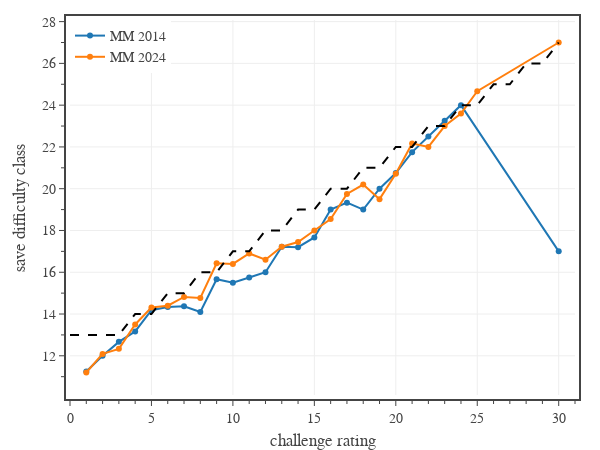

This figure's notebook cell:
### Code cell
# Fig. 2: Save DC vs challenge rating
column = 'DC'
groups = [
    {
        'name': 'MM 2014',
        'Book': 'MM',
        'Legendary': ['N','L','LL'],
        'color': COLORS[0],
        'line_color': COLORS[0],
        'symbol': 'circle',
    },
    {
        'name': 'MM 2024',
        'Book': 'MM (2024)',
        'Legendary': ['N','L','LL'],
        'color': COLORS[1],
        'line_color': COLORS[1],
        'symbol': 'circle',
    },
]

# create figure
fig = go.Figure(
    layout=go.Layout(
        template=tfb.FIG_TEMPLATE,
        margin=dict(l=70, r=25, b=55, t=20, pad=4),
        xaxis=dict(
            title_text='challenge rating',
            range=[0,31],
            tick0=0, dtick=5,
            minor=dict(tick0=0, dtick=1),
        ),
        yaxis=dict(
            title_text=f'save difficulty class',
            #range=[0,3],
            tick0=0, dtick=2,
            minor=dict(tick0=0, dtick=1),
        ),
        legend=dict(
            xanchor='left', yanchor='top',
            x=0.00, y=1.00,
            orientation='v',
            tracegroupgap=0,
        )
    )
)

# plot monster data
for group in groups:
    name = group['name']
    book = group['Book']
    legendary = group['Legendary']
    df1 = df0[df0['Book'].isin([book]) & df0['Legendary'].isin(legendary)]
    dfG = df1[['CR',column]].groupby(['CR']).mean().reset_index()
    fig.add_trace(go.Scatter(
        x=dfG['CR'], 
        y=dfG[column],
        mode='markers+lines', 
        name=name,
        marker_color=group['color'],
        marker_symbol=group['symbol'],
        line_color=group['line_color'],
        hovertemplate = f'<b>{name}</b><br>'
            + 'CR %{x:.0f}<br>'
            + 'DC %{y:.1f}'
            + '<extra></extra>'
    ))

fig.add_trace(go.Scatter(
    x=dfT['CR'], 
    y=dfT[column],
    mode='lines', 
    name=f'baseline',
    showlegend=False,
    line_color='black',
    line_dash='dash',
    hoverinfo='skip',
))

# show figure
fig.update_layout(width=600, height=450)
fig.show(config=tfb.FIG_CONFIG)

# save figures
if SAVEFIGS:
    fig.update_layout(autosize=True, width=None, height=None)
    tfb.save_fig_html(fig, format='large', name=f'./fig-save-dc-vs-cr-large')
    tfb.save_fig_html(fig, format='small', name=f'./fig-save-dc-vs-cr-small')

### Figure 1 — Plotly figure (JSON) as saved in the notebook; plotly's stock layout.template omitted (floating-point values rounded to 4 significant figures)
{"data": [{"hovertemplate": "<b>MM 2014</b><br>CR %{x:.0f}<br>DC %{y:.1f}<extra></extra>", "line": {"color": "#1f77b4"}, "marker": {"color": "#1f77b4", "symbol": "circle"}, "mode": "markers+lines", "name": "MM 2014", "type": "scatter", "x": [1, 2, 3, 4, 5, 6, 7, 8, 9, 10, 11, 12, 13, 14, 15, 16, 17, 18, 19, 20, 21, 22, 23, 24, 30], "y": [11.25, 12, 12.67, 13.17, 14.18, 14.33, 14.38, 14.1, 15.67, 15.5, 15.75, 16, 17.22, 17.2, 17.67, 19, 19.33, 19, 20, 20.75, 21.75, 22.5, 23.25, 24, 17]}, {"hovertemplate": "<b>MM 2024</b><br>CR %{x:.0f}<br>DC %{y:.1f}<extra></extra>", "line": {"color": "#ff7f0e"}, "marker": {"color": "#ff7f0e", "symbol": "circle"}, "mode": "markers+lines", "name": "MM 2024", "type": "scatter", "x": [1, 2, 3, 4, 5, 6, 7, 8, 9, 10, 11, 12, 13, 14, 15, 16, 17, 18, 19, 20, 21, 22, 23, 24, 25, 30], "y": [11.2, 12.09, 12.33, 13.5, 14.31, 14.4, 14.82, 14.77, 16.43, 16.4, 16.9, 16.6, 17.22, 17.44, 18, 18.55, 19.75, 20.2, 19.5, 20.71, 22.17, 22, 23, 23.6, 24.67, 27]}, {"hoverinfo": "skip", "line": {"color": "black", "dash": "dash"}, "mode": "lines", "name": "baseline", "showlegend": false, "type": "scatter", "x": [0, 0.125, 0.25, 0.5, 1, 2, 3, 4, 5, 6, 7, 8, 9, 10, 11, 12, 13, 14, 15, 16, 17, 18, 19, 20, 21, 22, 23, 24, 25, 26, 27, 28, 29, 30], "y": [13, 13, 13, 13, 13, 13, 13, 14, 14, 15, 15, 16, 16, 17, 17, 18, 18, 19, 19, 20, 20, 21, 21, 22, 22, 23, 23, 24, 24, 25, 25, 26, 26, 27]}], "layout": {"height": 450, "legend": {"orientation": "v", "tracegroupgap": 0, "x": 0, "xanchor": "left", "y": 1, "yanchor": "top"}, "margin": {"b": 55, "l": 70, "pad": 4, "r": 25, "t": 20}, "width": 600, "xaxis": {"dtick": 5, "minor": {"dtick": 1, "tick0": 0}, "range": [0, 31], "tick0": 0, "title": {"text": "challenge rating"}}, "yaxis": {"dtick": 2, "minor": {"dtick": 1, "tick0": 0}, "tick0": 0, "title": {"text": "save difficulty class"}}}}
